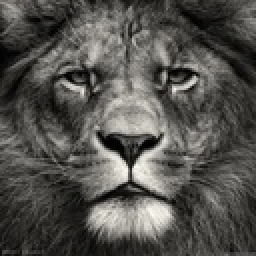
%> input picture Test Images/test-medium-bw.jpg, 128 x 128 px, shrunk from 850 x 850 before the run, given in place of bw.png, which was not available (shown 2 times larger)
$ octave --eval "runDemo;"   (GNU Octave 9; MATLAB toolbox functions it lacks are replaced by stand-ins)
%> lines starting %> are read from the running program, lines starting %| are printed output that depends on the picture; pictures that were not available may be replaced by others from this repository, and a replacement may not be noted
### Matlab Bilateral Filter/bilateralFilter2.m
function B = bilateralFilter2(img, width, sigma)
%BINARYFILTER2 Summary of this function goes here
%   Detailed explanation goes here
    if ~exist('img', 'var') || isempty(img)
        error('The input image is either undefined or invalid.');
    end
    if ~isfloat(img) || ~sum([1,3] == size(img,3))...
            || min(img(:)) < 0 || max(img(:)) > 1
        error('Image A must be in double format of size NxMx1 or NxMx3 on interval [0,1].');
    end

    % Verify filter window size, if not valid then set to a default of 5
    if ~exist('width', 'var') || isempty(width) || numel(width) ~= 1 || width < 1
        width = 5;
    end
    % Ensure the width is a whole number
    width = ceil(width);

    % Verify sigma, if not valid then set to default [3 0.1]
    if ~exist('sigma', 'var') || isempty(sigma) || numel(sigma) ~= 2 || sigma(1) <= 0 || sigma(2) <= 0
        sigma = [3 0.1];
    end

    % Decide which filter to use, color or grayscale
    if ndims(img) == 2
        B = bilatGray(img, width, sigma(1), sigma(2));
    else
        B = bilatColor(img, width, sigma(1), sigma(2));
    end
end

%%%%%%%%%%%%%%%%%%%%%%%%%%%%%%%%%%%%%%%%%%%%%%%%%%%%%%%%%%%%%%%%%%%%%%%%%%
% Implements bilateral filtering on grayscale images.                    %
%%%%%%%%%%%%%%%%%%%%%%%%%%%%%%%%%%%%%%%%%%%%%%%%%%%%%%%%%%%%%%%%%%%%%%%%%%
function B = bilatGray(img, width, d, r)
    % Computation of Gaussian distance weights
    [X,Y] = meshgrid(-width:width,-width:width);
    G = exp(-(X.^2+Y.^2)/(2*d^2));

    % Apply the filter to the input image
    dim = size(img);
    B = zeros(dim);
    for i = 1:dim(1)
        for j = 1:dim(2)
            % Extract the local region
            iMin = max(i-width,1);
            iMax = min(i+width,dim(1));
            jMin = max(j-width,1);
            jMax = min(j+width,dim(2));
            I = img(iMin:iMax, jMin:jMax);

            % Compute the Gaussian intensity weights.
            H = exp(-(I - img(i,j)).^2/(2*r^2));

            % Calcuate filter response.
            F = H.*G((iMin:iMax)-i+width+1,(jMin:jMax)-j+width+1);
            B(i,j) = sum(F(:).*I(:))/sum(F(:));
        end
    end
end

%%%%%%%%%%%%%%%%%%%%%%%%%%%%%%%%%%%%%%%%%%%%%%%%%%%%%%%%%%%%%%%%%%%%%%%%%%
% Implements bilateral filtering on color images.                        %
%%%%%%%%%%%%%%%%%%%%%%%%%%%%%%%%%%%%%%%%%%%%%%%%%%%%%%%%%%%%%%%%%%%%%%%%%%
function B = bilatColor(img, width, d, r)

    img = applycform(img, makecform('srgb2lab'));

    % Computation of Gaussian distance weights
    [X,Y] = meshgrid(-width:width,-width:width);
    G = exp(-(X.^2+Y.^2)/(2*d^2));

    % Rescaling of range variance (using a max luminance of 100)
    r = 100*r;

    dim = size(img);
    B = zeros(dim);
    for i = 1:dim(1)
        for j = 1:dim(2)
            % Extract the local region
            iMin = max(i-width,1);
            iMax = min(i+width,dim(1));
            jMin = max(j-width,1);
            jMax = min(j+width,dim(2));
            I = img(iMin:iMax, jMin:jMax,:);

            % Compute range weights
            dL = I(:,:,1)-img(i,j,1);
            da = I(:,:,2)-img(i,j,2);
            db = I(:,:,3)-img(i,j,3);
            H = exp(-(dL.^2+da.^2+db.^2)/(2*r^2));

            % Calculate the response
            F = H.*G((iMin:iMax)-i+width+1, (jMin:jMax)-j+width+1);
            nF = sum(F(:));
            B(i,j,1) = sum(sum(F.*I(:,:,1)))/nF;
            B(i,j,2) = sum(sum(F.*I(:,:,2)))/nF;
            B(i,j,3) = sum(sum(F.*I(:,:,3)))/nF;
        end
    end

    B = applycform(B, makecform('lab2srgb'));
end

### Matlab Bilateral Filter/runDemo.m
function [] = runDemo( )
%RUNDEMO Summary of this function goes here
%   Detailed explanation goes here

    grayImage = imread('bw.png');
%> grayImage is the input picture: size 128x128x3 uint8; mean R, G, B 83.6, 82.4, 78.2
    grayImage = rgb2gray(grayImage);
%> grayImage: size 128x128 uint8
    grayImage = imnoise(grayImage, 'gaussian');
    % Get the dimensions of the image.
    % numberOfColorBands should be = 1.
    % Display the original gray scale image.
    figure,subplot(2, 4, 1);
    imshow(grayImage, []);
    title('Noisy Image', 'FontSize', 16);
    subplot(1,4,2);
    surf(double(grayImage));
    title('No Filter', 'FontSize', 16);
    subplot(1,4,3);
    B = imfilter(grayImage,fspecial('gaussian',[23 23],100),'same');
    surf(double(B));
    title('Gaussian Filter', 'FontSize', 16);
    subplot(1,4,4);
    A = im2double(grayImage);
    B = bilateralFilter2(A, 5, [100 .2]);
%> after the loop in bilatGray, `for i = 1:dim(1)`:
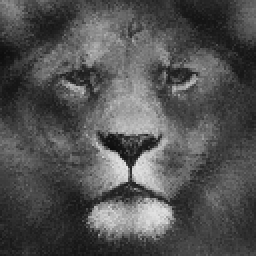
%> B: size 128x128 double (shown 2 times larger); min 0.0528, max 0.887, mean 0.323
    surf(double(B));
    title('Bilateral Filter', 'FontSize', 16);
    subplot(2,4,5);
    imshow(B);
    title('Bilateral Filter Result', 'FontSize', 16);
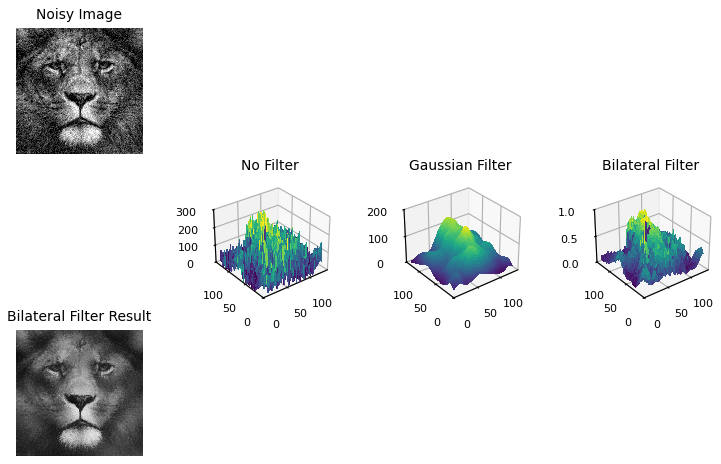
%> figure redrawn from the program's plot data, 5 panels

    figure, subplot(1,3,1)
    A = im2double(imread('../Test Images/test-small.jpg'));
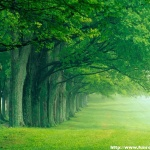
%> input picture Test Images/test-small.jpg, 150 x 150 px
%> A: size 150x150x3 double
    imshow(A);
    title('Original Image', 'FontSize', 16);
    subplot(1,3,2)
    B = imfilter(A,fspecial('gaussian',[5 5],2),'same');
%> B: size 150x150x3 double
    imshow(B);
    title('Gaussian Filter', 'FontSize', 16);
    %profile on
    B = bilateralFilter2(A);
%> in bilatColor, `img = applycform(img, makecform('srgb2lab'));`: img: size 150x150x3 double; mean of channels 1, 2, 3 46.4, -29.6, 28.7
%> after the loop in bilatColor, `for i = 1:dim(1)`: B: size 150x150x3 double; mean of channels 1, 2, 3 46.3, -29.6, 28.7
    %profile off
    %profile viewer
    subplot(1,3,3)
    imshow(B);
    title('Bilateral Filter', 'FontSize', 16);

    figure, subplot(1,3,1)
    A = im2double(imread('../Test Images/test-medium.jpg'));
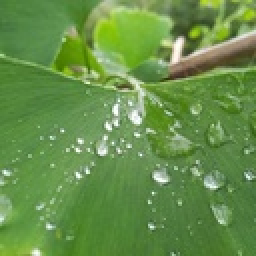
%> input picture Test Images/test-medium.jpg, 128 x 128 px, shrunk from 400 x 400 before the run (shown 2 times larger)
%> A: size 128x128x3 double
    imshow(A);
    title('Original Image', 'FontSize', 16);
    subplot(1,3,2)
    B = imfilter(A,fspecial('gaussian',[5 5],2),'same');
%> B: size 128x128x3 double
    imshow(B);
    title('Gaussian Filter', 'FontSize', 16);
    %profile on
    B = bilateralFilter2(A);
%> in bilatColor (call 2), `img = applycform(img, makecform('srgb2lab'));`: img: size 128x128x3 double; mean of channels 1, 2, 3 55.2, -24.2, 32
%> after the loop in bilatColor (call 2), `for i = 1:dim(1)`: B: size 128x128x3 double; mean of channels 1, 2, 3 55, -24.3, 32.1
    %profile off
    %profile viewer
    subplot(1,3,3)
    imshow(B);
    title('Bilateral Filter', 'FontSize', 16);


    figure, subplot(1,3,1)
    A = im2double(imread('../Test Images/test-large.jpg'));
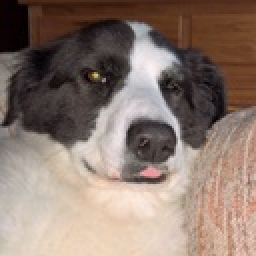
%> input picture Test Images/test-large.jpg, 128 x 128 px, shrunk from 1024 x 1024 before the run (shown 2 times larger)
    imshow(A);
    title('Original Image', 'FontSize', 16);
    subplot(1,3,2)
    B = imfilter(A,fspecial('gaussian',[5 5],10),'same');
    imshow(B);
    title('Gaussian Filter', 'FontSize', 16);
    %profile on
    B = bilateralFilter2(A);
%> in bilatColor (call 3), `img = applycform(img, makecform('srgb2lab'));`: img: size 128x128x3 double; mean of channels 1, 2, 3 51.1, 6.6, 8.5
%> after the loop in bilatColor (call 3), `for i = 1:dim(1)`: B: size 128x128x3 double; mean of channels 1, 2, 3 51.2, 6.6, 8.6
    %profile off
    %profile viewer
    subplot(1,3,3)
    imshow(B);
    title('Bilateral Filter', 'FontSize', 16);

    figure, subplot(1,3,1)
    A = im2double(imread('../Test Images/test-xlarge.jpg'));
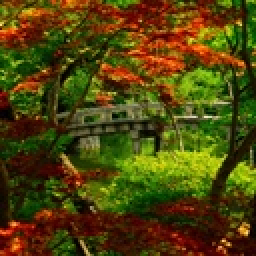
%> input picture Test Images/test-xlarge.jpg, 128 x 128 px, shrunk from 2048 x 2048 before the run (shown 2 times larger)
    imshow(A);
    title('Original Image', 'FontSize', 16);
    subplot(1,3,2)
    B = imfilter(A,fspecial('gaussian',[10 10],4),'same');
    imshow(B);
    title('Gaussian Filter', 'FontSize', 16);
    %profile on
    B = bilateralFilter2(A, 10);
%> call 4 of bilatColor, with width = 10, d = 3, r = 0.1
%> in bilatColor (call 4), `img = applycform(img, makecform('srgb2lab'));`: img: size 128x128x3 double; mean of channels 1, 2, 3 30, 0.7, 32.6
%> after the loop in bilatColor (call 4), `for i = 1:dim(1)`: B: size 128x128x3 double; mean of channels 1, 2, 3 29.8, 0.7, 32.6
%> in bilatColor (call 4), `B = applycform(B, makecform('lab2srgb'));`:
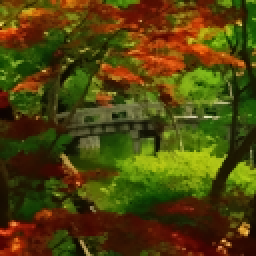
%> B: size 128x128x3 double (shown 2 times larger); mean R, G, B 0.312, 0.267, 0.0458
    %profile off
    %profile viewer
    subplot(1,3,3)
    imshow(B);
    title('Bilateral Filter', 'FontSize', 16);
end
